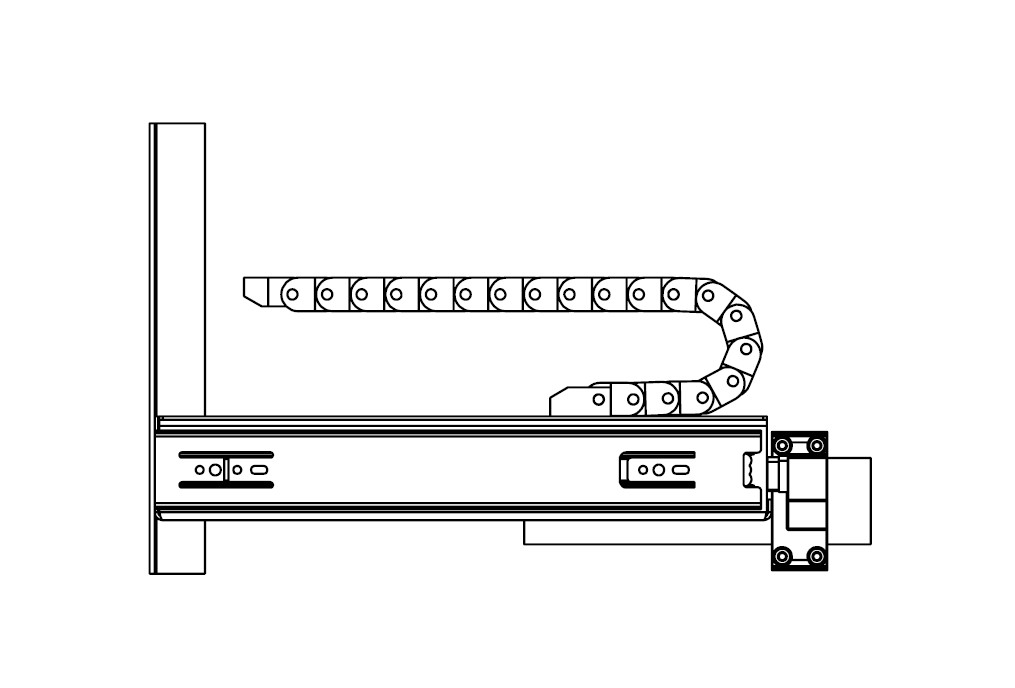
#> input picture moduł_interfejs_mechaniczny_wzór_przemysłowy-konstrukcja/rzut z prawej.jpg, 1015 x 688 px
$ python -i calculate_stem_thickness.py   (imports and definitions only)
#> lines starting #> are read from the running program, lines starting #| are printed output that depends on the picture; after the words box and inside, x2 and y2 are one past the last pixel; in counts of white or black regions, pixels touching at a corner belong together
#> further down, picture is the input picture: shape (688, 1015, 3); min 0, max 255, mean 242.6
from typing import List, Tuple, Dict
import math
from pyzbar.pyzbar import decode
import numpy as np
import cv2


# [71 lines left out: functions get_image, get_mask_image, qr_code_detect, cut_image, draw_bbox, not called in this run]


def detect_edge(mask_image: np.ndarray) -> np.ndarray:
    """
    Function for get image with stem contour

    :param mask_image: image with stem
    :return: image with stem contour
    """

    gray_image = cv2.cvtColor(mask_image, cv2.COLOR_BGR2GRAY)
    blur_image = cv2.blur(gray_image, (3, 3))
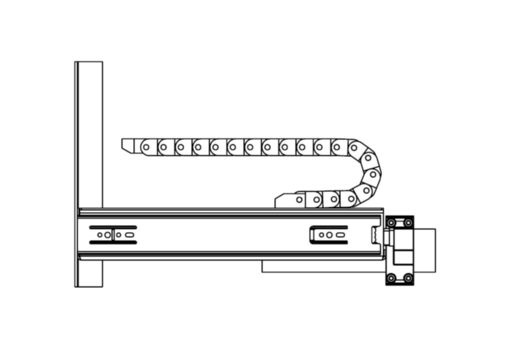
#> blur_image: shape (688, 1015) (shown at 1/2 size); min 0, max 255, mean 242.6
    canny_image = cv2.Canny(blur_image, 75, 100, apertureSize=3)
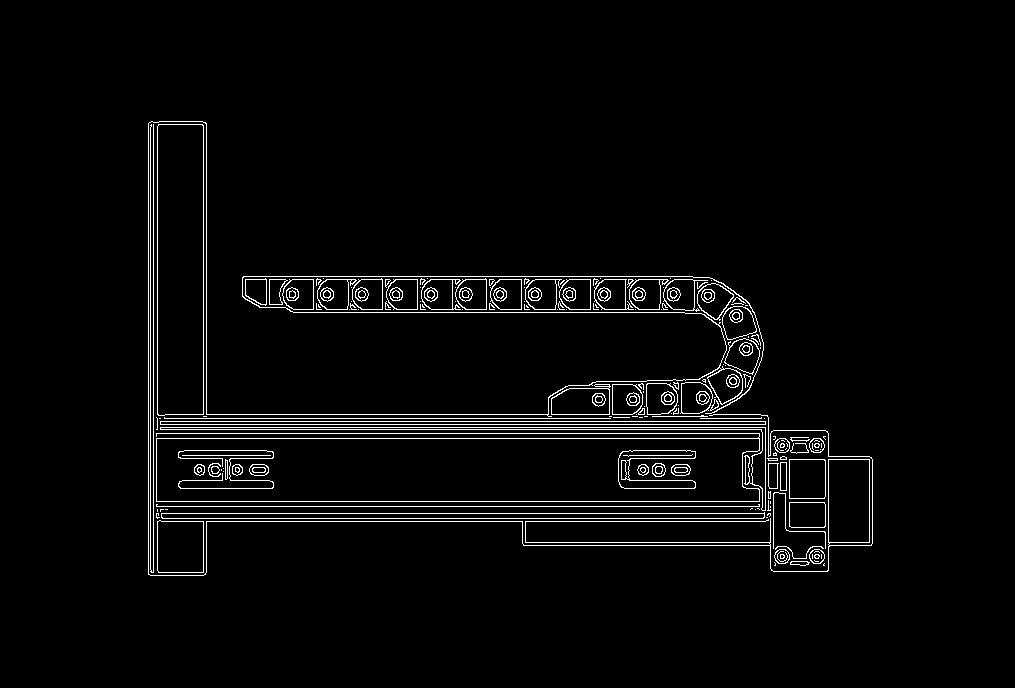
#> canny_image: shape (688, 1015); 3% white in thin lines or dots, all inside (x1, y1, x2, y2) = (148, 121, 873, 576)
    dilate_image = cv2.dilate(canny_image, None, iterations=1)
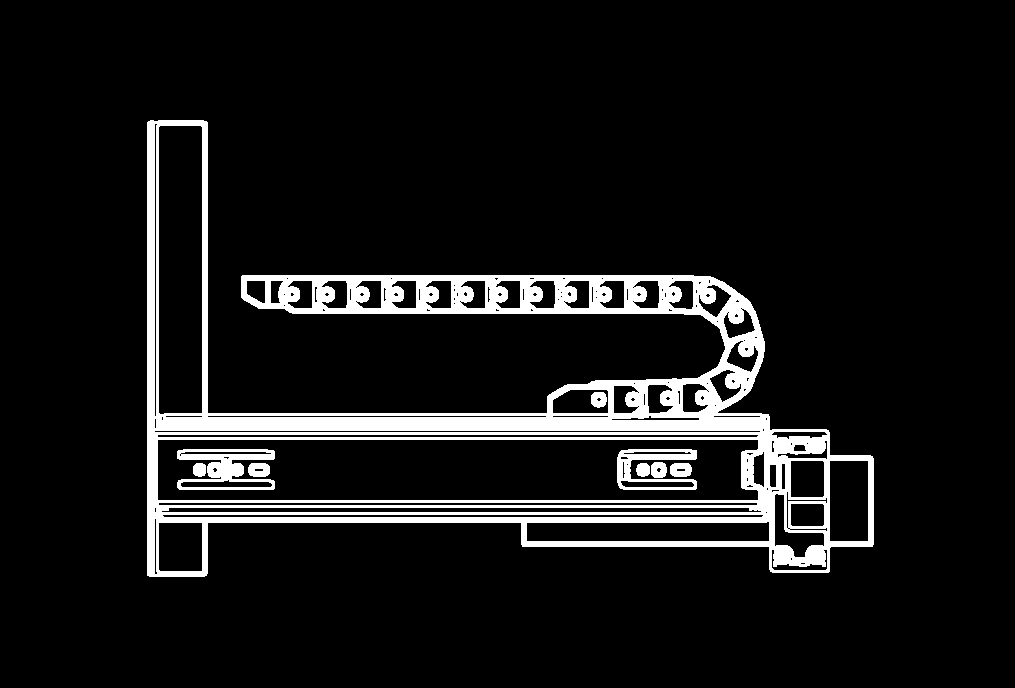
#> dilate_image: shape (688, 1015); 8.9% white; 9 white regions, largest, box (x1, y1, x2, y2) and area: (147, 120, 874, 577) 57040, (177, 449, 275, 490) 2043, (617, 449, 697, 490) 1460
    erode_image = cv2.erode(dilate_image, None, iterations=1)
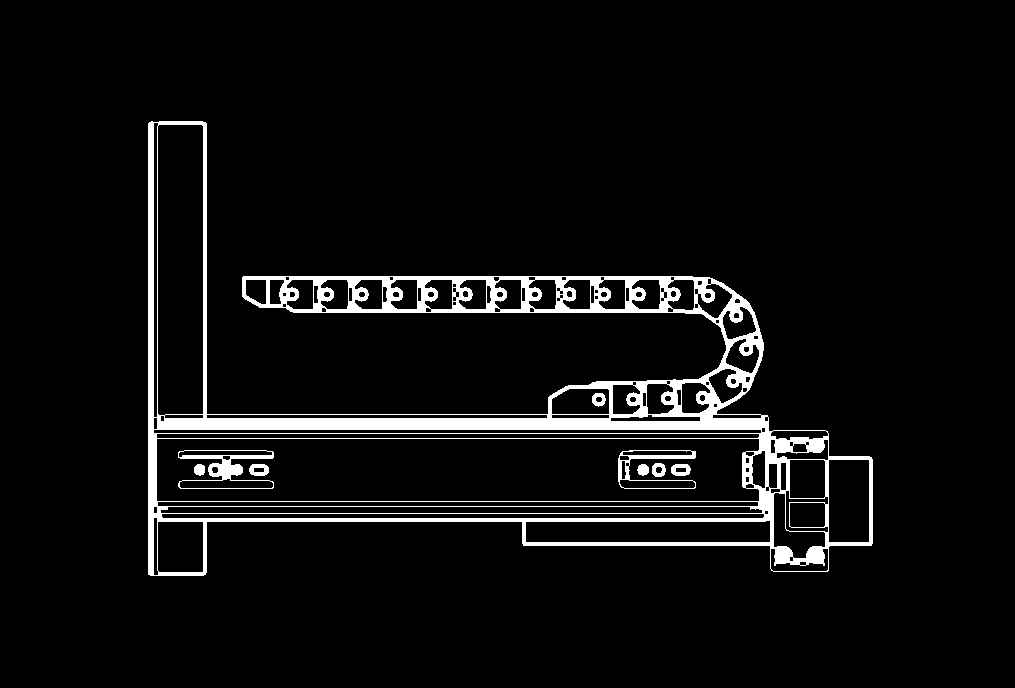
#> erode_image: shape (688, 1015); 5.6% white; 9 white regions, largest, box (x1, y1, x2, y2) and area: (148, 121, 873, 576) 36468, (178, 450, 274, 489) 1103, (618, 450, 696, 489) 710
    return erode_image


# [388 lines left out: functions create_dict_line_qr, calculate_points_parallel_line, extend_line, calculate_points_extend_parallel_line, draw_lines, bresenhams_line_algorithm and 6 more, not called in this run]

>>> import cv2
>>> picture = cv2.imread('../../../moduł_interfejs_mechaniczny_wzór_przemysłowy-konstrukcja/rzut z prawej.jpg')
>>> result = detect_edge(picture)

$ run again, on moduł_interfejs_mechaniczny_wzór_przemysłowy-konstrukcja/aksonometria 1.jpg
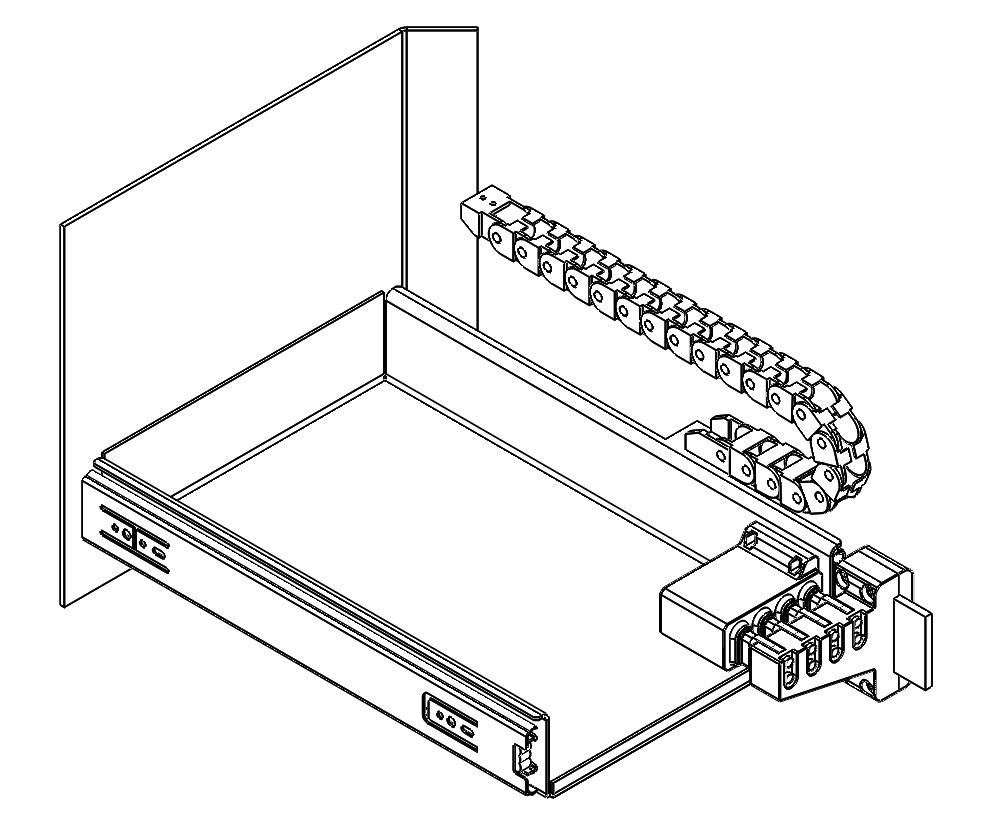
#> input picture moduł_interfejs_mechaniczny_wzór_przemysłowy-konstrukcja/aksonometria 1.jpg, 991 x 822 px
#> picture is the input picture: shape (822, 991, 3); min 0, max 255, mean 239.2
#> in detect_edge, `canny_image = cv2.Canny(blur_image, 75, 100, apertureSize=3)`:
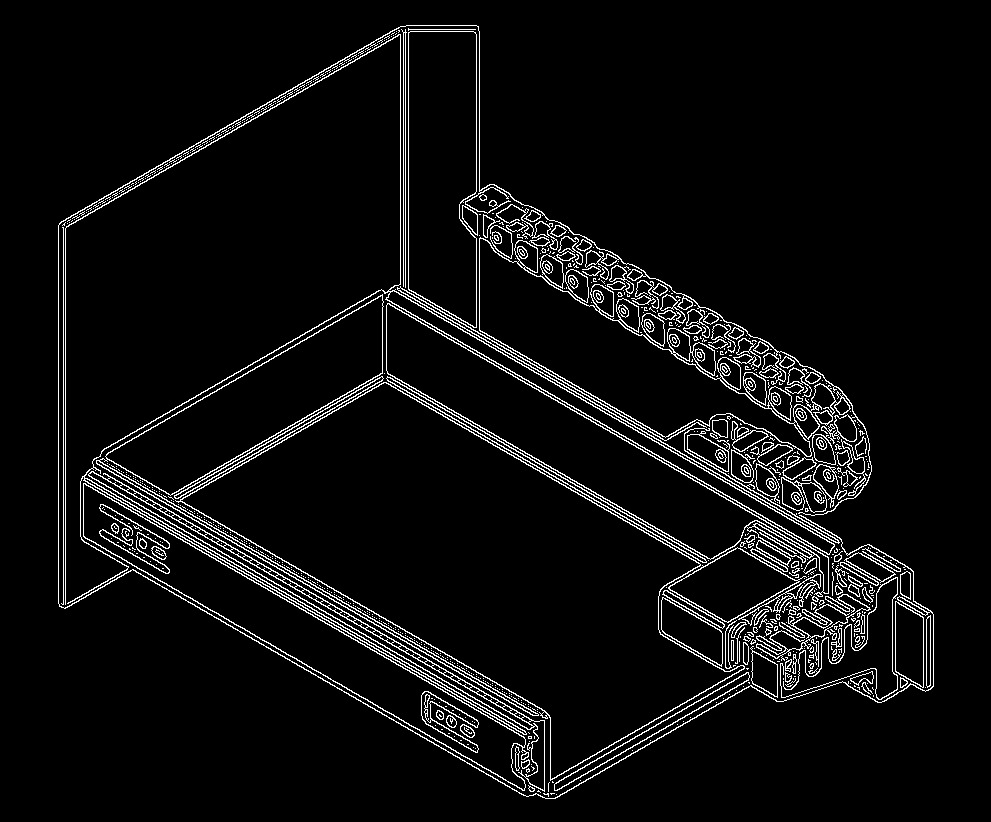
#> canny_image: shape (822, 991); 5.2% white in thin lines or dots, all inside (x1, y1, x2, y2) = (58, 25, 934, 799)
#> dilate_image: shape (822, 991); 14.2% white; 3 white regions, box (x1, y1, x2, y2) and area: (57, 24, 935, 800) 111843, (98, 503, 171, 575) 2135, (420, 690, 480, 754) 1867
#> in detect_edge, `erode_image = cv2.erode(dilate_image, None, iterations=1)`:
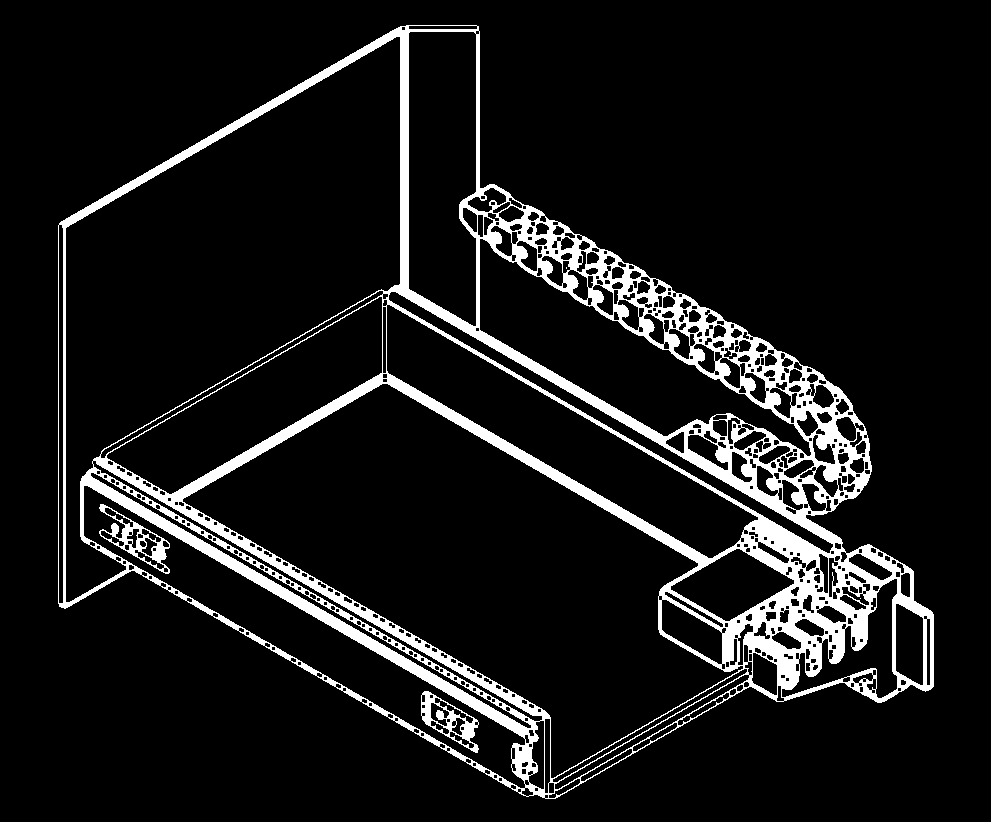
#> erode_image: shape (822, 991); 9.5% white; 5 white regions (2 under 20 px), largest, box (x1, y1, x2, y2) and area: (58, 25, 934, 799) 75003, (99, 504, 170, 574) 1176, (421, 691, 479, 753) 1092

$ run again, on moduł_interfejs_mechaniczny_wzór_przemysłowy-konstrukcja/aksonometria 2.jpg
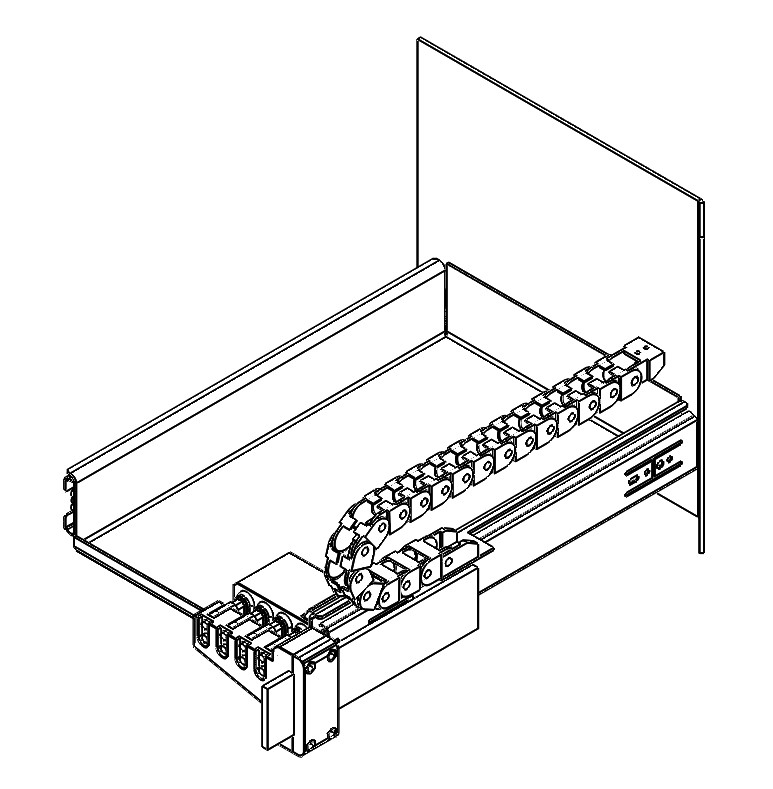
#> input picture moduł_interfejs_mechaniczny_wzór_przemysłowy-konstrukcja/aksonometria 2.jpg, 773 x 789 px
#> picture is the input picture: shape (789, 773, 3); min 0, max 255, mean 240.2
#> in detect_edge, `canny_image = cv2.Canny(blur_image, 75, 100, apertureSize=3)`:
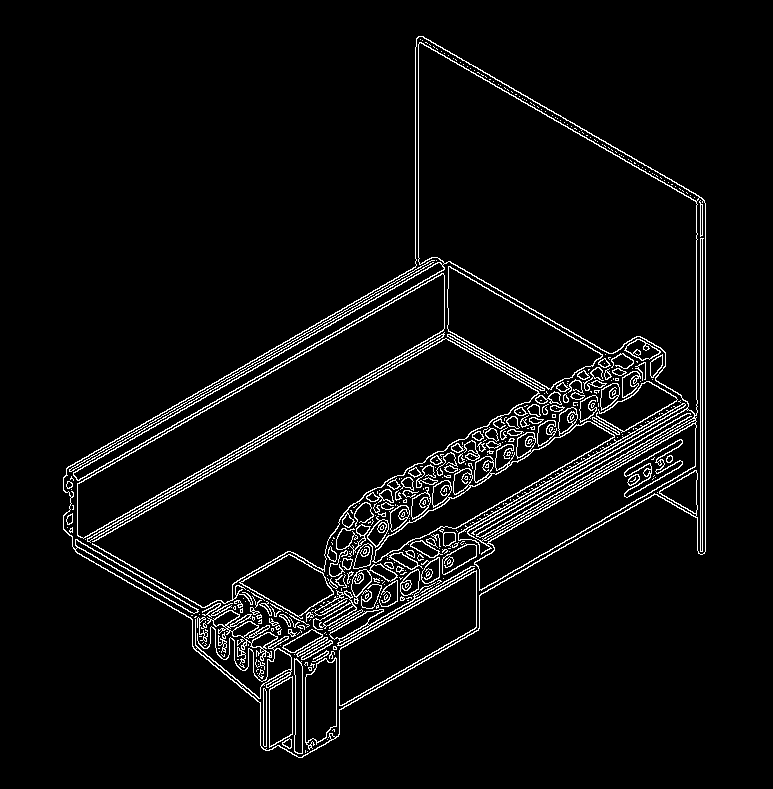
#> canny_image: shape (789, 773); 4.7% white in thin lines or dots, all inside (x1, y1, x2, y2) = (63, 36, 706, 758)
#> dilate_image: shape (789, 773); 12.9% white; 2 white regions, box (x1, y1, x2, y2) and area: (62, 35, 707, 759) 76917, (623, 438, 684, 499) 1543
#> in detect_edge, `erode_image = cv2.erode(dilate_image, None, iterations=1)`:
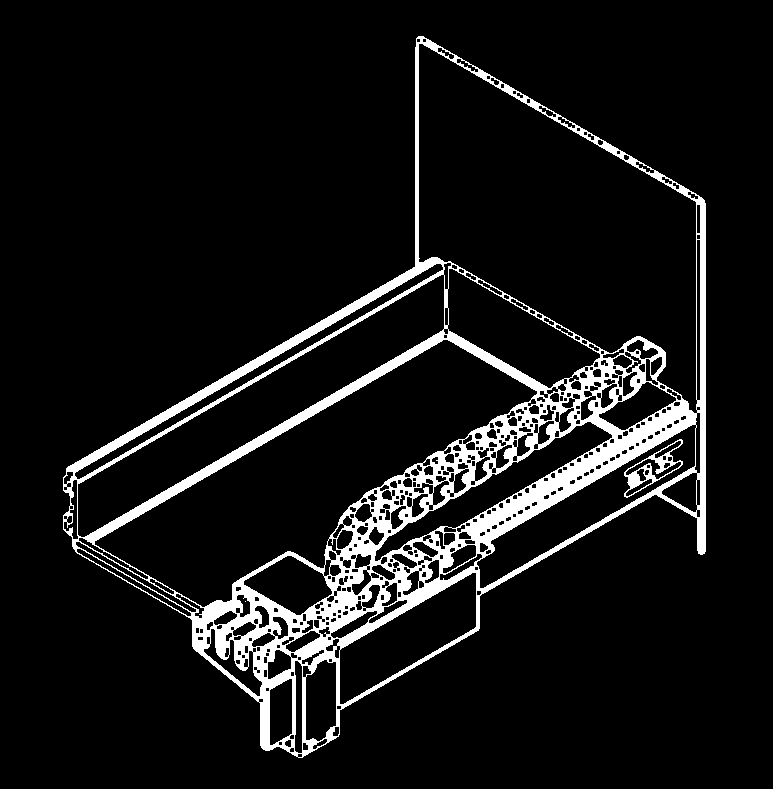
#> erode_image: shape (789, 773); 8.7% white; 3 white regions (1 under 20 px), largest, box (x1, y1, x2, y2) and area: (63, 36, 706, 758) 52184, (624, 439, 683, 498) 790
